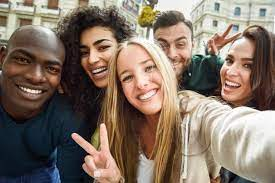
#> input picture Script/Imagenes/descarga (1).jpg, 275 x 183 px, given in place of the camera
$ python Caputando_Video.py
#> lines starting #> are read from the running program, lines starting #| are printed output that depends on the picture
import cv2
import os

if not os.path.exists('Rostros encontrados'):
    print('Carpeta Creada: Rostros encontrados')
    os.makedirs('Rostros encontrados')

cap = cv2.VideoCapture(0,cv2.CAP_DSHOW)

faceClassif = cv2.CascadeClassifier(cv2.data.haarcascades + 'haarcascade_frontalface_default.xml')

count = 0
while True:
    ret,frame = cap.read()
#> frame is the input picture: shape (183, 275, 3); mean B, G, R 101, 114.1, 130.3
    frame = cv2.flip(frame,1)
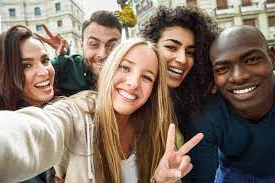
#> frame: shape (183, 275, 3); mean B, G, R 101, 114.1, 130.3
    gray = cv2.cvtColor(frame,cv2.COLOR_BGR2GRAY)
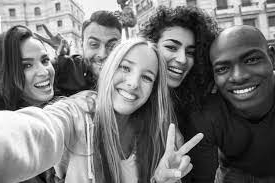
#> gray: shape (183, 275); min 0, max 255, mean 117.5
    auxFrame = frame.copy()

    faces = faceClassif.detectMultiScale(gray,1.3,5)
#> faces = [[151, 25, 59, 59]]

    k = cv2.waitKey(1)
#> (key Esc is pressed here)

    if k == 27:
        break

    for (x,y,w,h) in faces:
        cv2.rectangle(frame,(x,y),(x+w,y+h),(128,0,255),2)
        rostro = auxFrame[y:y+h,x:x+w]
        rostro = cv2.resize(rostro,(150,150),interpolation=cv2.INTER_CUBIC)
        if k == ord('s'):
            cv2.imwrite(f'Rostos encontrados/rostro_{count}.jpg',rostro)
            cv2.imshow('rostro',rostro)
            count += 1
    cv2.rectangle(frame,(10,5),(450,25),(255,255,255),-1)
    cv2.putText(frame,'Presione s para almacenar los rostros encontrados',(10,20),2,0.5,(128,0,255),2,cv2.LINE_AA)
    cv2.imshow('frame',frame)

#> (the run stopped early here; a loop or call above may not have finished)

$ run again, on Script/Imagenes/descarga.jpg
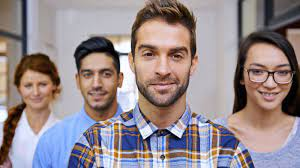
#> input picture Script/Imagenes/descarga.jpg, 300 x 168 px, given in place of the camera
#> frame is the input picture: shape (168, 300, 3); mean B, G, R 140.2, 137.3, 150.2
#> `frame = cv2.flip(frame,1)`:
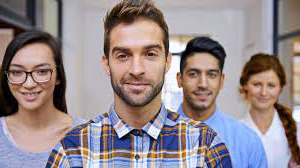
#> frame: shape (168, 300, 3); mean B, G, R 140.2, 137.3, 150.2
#> `gray = cv2.cvtColor(frame,cv2.COLOR_BGR2GRAY)`:
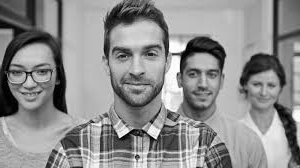
#> gray: shape (168, 300); min 0, max 255, mean 141.5
#> faces = [[177, 53, 54, 54], [243, 67, 44, 44], [4, 49, 57, 57], [94, 22, 85, 85]]

$ run again, on Script/Imagenes/persona.jpg
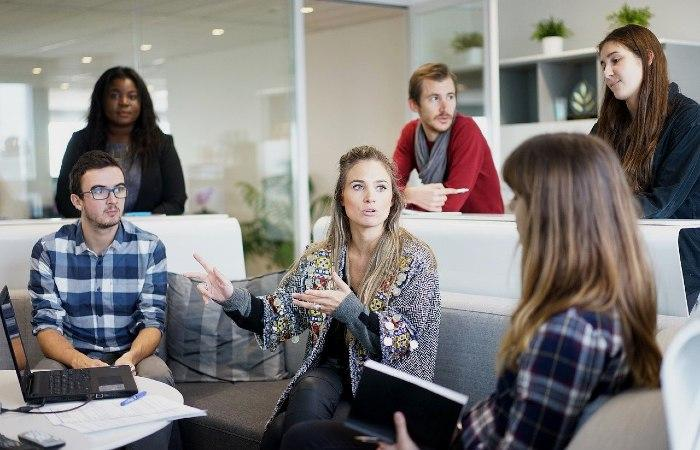
#> input picture Script/Imagenes/persona.jpg, 700 x 450 px, given in place of the camera
#> frame is the input picture: shape (450, 700, 3); mean B, G, R 121.9, 123.6, 127.5
#> `frame = cv2.flip(frame,1)`:
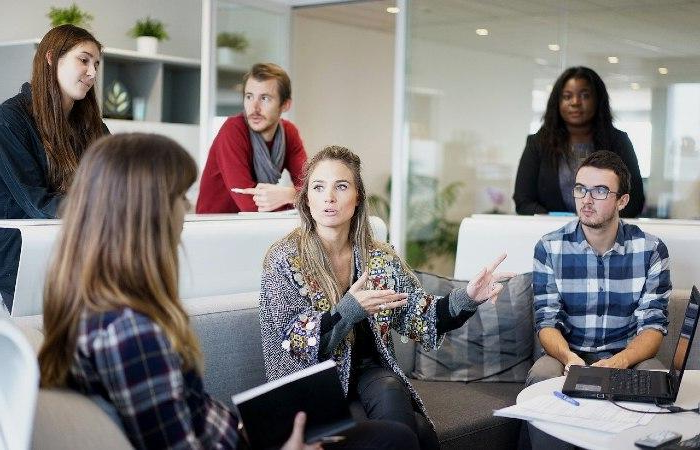
#> frame: shape (450, 700, 3); mean B, G, R 121.9, 123.6, 127.5
#> `gray = cv2.cvtColor(frame,cv2.COLOR_BGR2GRAY)`:
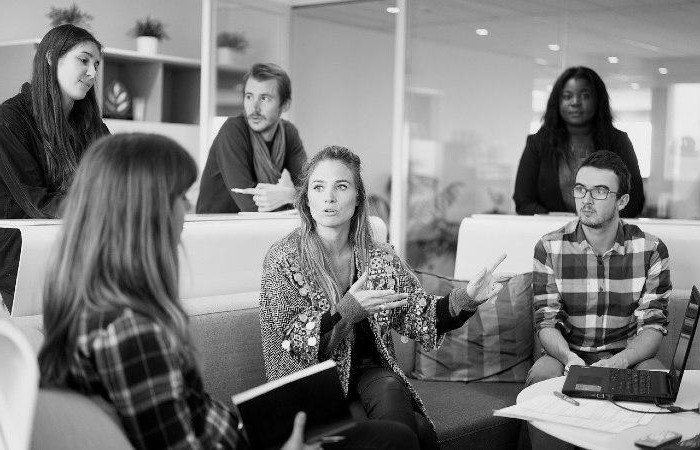
#> gray: shape (450, 700); min 0, max 254, mean 124.6
#> faces = [[553, 77, 47, 47], [233, 77, 52, 52], [299, 163, 62, 62], [565, 169, 55, 55]]
